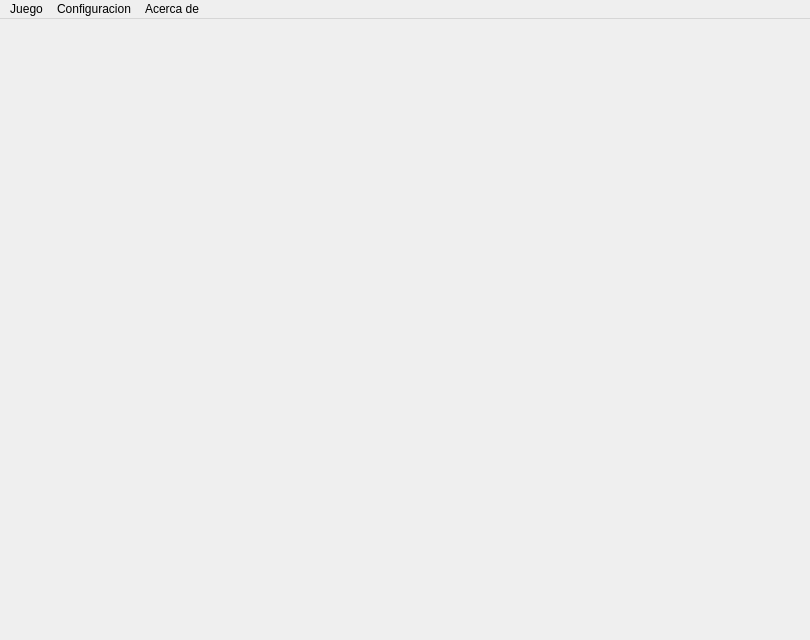
<?xml version="1.0" encoding="UTF-8"?>
<ui version="4.0">
 <class>MainWindow</class>
 <widget class="QMainWindow" name="MainWindow">
  <property name="geometry">
   <rect>
    <x>0</x>
    <y>0</y>
    <width>810</width>
    <height>640</height>
   </rect>
  </property>
  <property name="minimumSize">
   <size>
    <width>810</width>
    <height>640</height>
   </size>
  </property>
  <property name="maximumSize">
   <size>
    <width>810</width>
    <height>640</height>
   </size>
  </property>
  <property name="windowTitle">
   <string>MainWindow</string>
  </property>
  <widget class="QWidget" name="centralWidget"/>
  <widget class="QMenuBar" name="menuBar">
   <property name="geometry">
    <rect>
     <x>0</x>
     <y>0</y>
     <width>810</width>
     <height>21</height>
    </rect>
   </property>
   <widget class="QMenu" name="menuJuego">
    <property name="title">
     <string>Juego</string>
    </property>
    <addaction name="separator"/>
    <addaction name="actionNuevo_Juego_2"/>
    <addaction name="separator"/>
    <addaction name="actionSalir_2"/>
   </widget>
   <widget class="QMenu" name="menuConfiguracion">
    <property name="title">
     <string>Configuracion</string>
    </property>
    <widget class="QMenu" name="menuCantidad_Discos">
     <property name="title">
      <string>Cantidad Discos</string>
     </property>
     <addaction name="action1"/>
     <addaction name="action2"/>
     <addaction name="action3"/>
     <addaction name="action4"/>
     <addaction name="action5"/>
     <addaction name="action6"/>
     <addaction name="action7"/>
     <addaction name="action8"/>
    </widget>
    <addaction name="menuCantidad_Discos"/>
   </widget>
   <widget class="QMenu" name="menuAcerca_de">
    <property name="title">
     <string>Acerca de</string>
    </property>
    <addaction name="actionTorres_de_Hanoi"/>
    <addaction name="actionProyecto"/>
   </widget>
   <addaction name="menuJuego"/>
   <addaction name="menuConfiguracion"/>
   <addaction name="menuAcerca_de"/>
  </widget>
  <widget class="QStatusBar" name="statusBar">
   <property name="enabled">
    <bool>false</bool>
   </property>
   <property name="maximumSize">
    <size>
     <width>0</width>
     <height>0</height>
    </size>
   </property>
  </widget>
  <action name="actionNuevo_Juego_2">
   <property name="text">
    <string>Nuevo Juego</string>
   </property>
  </action>
  <action name="action1">
   <property name="text">
    <string>1 </string>
   </property>
  </action>
  <action name="action2">
   <property name="text">
    <string>2</string>
   </property>
  </action>
  <action name="action3">
   <property name="text">
    <string>3</string>
   </property>
  </action>
  <action name="action4">
   <property name="text">
    <string>4</string>
   </property>
  </action>
  <action name="action5">
   <property name="text">
    <string>5</string>
   </property>
  </action>
  <action name="action6">
   <property name="text">
    <string>6</string>
   </property>
  </action>
  <action name="action7">
   <property name="text">
    <string>7</string>
   </property>
  </action>
  <action name="action8">
   <property name="text">
    <string>8</string>
   </property>
  </action>
  <action name="actionTorres_de_Hanoi">
   <property name="text">
    <string>Torres de Hanoi</string>
   </property>
  </action>
  <action name="actionSalir_2">
   <property name="text">
    <string>Salir</string>
   </property>
  </action>
  <action name="actionProyecto">
   <property name="text">
    <string>Proyecto</string>
   </property>
  </action>
 </widget>
 <layoutdefault spacing="6" margin="11"/>
 <resources/>
 <connections/>
</ui>
